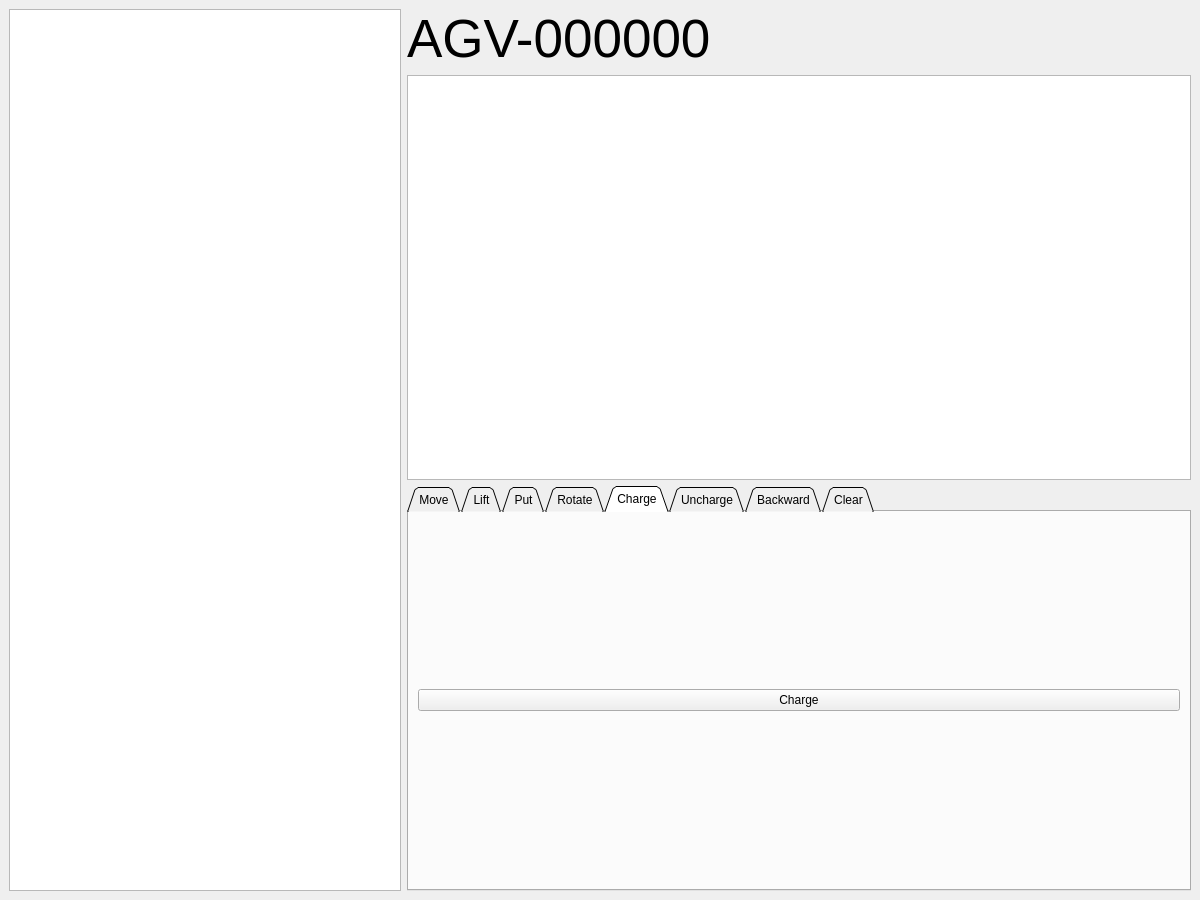
<?xml version="1.0" encoding="UTF-8"?>
<ui version="4.0">
 <class>ControlPanel</class>
 <widget class="QMainWindow" name="ControlPanel">
  <property name="geometry">
   <rect>
    <x>0</x>
    <y>0</y>
    <width>1200</width>
    <height>900</height>
   </rect>
  </property>
  <property name="windowTitle">
   <string>MainWindow</string>
  </property>
  <widget class="QWidget" name="centralwidget">
   <layout class="QVBoxLayout" name="verticalLayout_2">
    <item>
     <layout class="QHBoxLayout" name="horizontalLayout" stretch="1,2">
      <item>
       <widget class="QTextBrowser" name="textBrowser">
        <property name="font">
         <font>
          <pointsize>10</pointsize>
         </font>
        </property>
       </widget>
      </item>
      <item>
       <layout class="QVBoxLayout" name="verticalLayout">
        <item>
         <layout class="QHBoxLayout" name="horizontalLayout_2">
          <item>
           <widget class="QLabel" name="label_id">
            <property name="font">
             <font>
              <pointsize>40</pointsize>
             </font>
            </property>
            <property name="text">
             <string>AGV-000000</string>
            </property>
            <property name="textFormat">
             <enum>Qt::PlainText</enum>
            </property>
           </widget>
          </item>
          <item>
           <spacer name="horizontalSpacer">
            <property name="orientation">
             <enum>Qt::Horizontal</enum>
            </property>
            <property name="sizeHint" stdset="0">
             <size>
              <width>40</width>
              <height>20</height>
             </size>
            </property>
           </spacer>
          </item>
          <item>
           <widget class="QLabel" name="label_alive">
            <property name="text">
             <string/>
            </property>
            <property name="textFormat">
             <enum>Qt::PlainText</enum>
            </property>
            <property name="pixmap">
             <pixmap resource="../resources.qrc">:/resources/icons/alive_off.png</pixmap>
            </property>
            <property name="scaledContents">
             <bool>false</bool>
            </property>
            <property name="alignment">
             <set>Qt::AlignCenter</set>
            </property>
           </widget>
          </item>
          <item>
           <widget class="QLabel" name="label_rt">
            <property name="text">
             <string/>
            </property>
            <property name="textFormat">
             <enum>Qt::PlainText</enum>
            </property>
            <property name="pixmap">
             <pixmap resource="../resources.qrc">:/resources/icons/rt_off.png</pixmap>
            </property>
            <property name="alignment">
             <set>Qt::AlignCenter</set>
            </property>
           </widget>
          </item>
         </layout>
        </item>
        <item>
         <widget class="QTableView" name="tableView">
          <property name="editTriggers">
           <set>QAbstractItemView::NoEditTriggers</set>
          </property>
          <property name="textElideMode">
           <enum>Qt::ElideMiddle</enum>
          </property>
          <property name="sortingEnabled">
           <bool>true</bool>
          </property>
          <attribute name="horizontalHeaderCascadingSectionResizes">
           <bool>false</bool>
          </attribute>
         </widget>
        </item>
        <item>
         <widget class="QTabWidget" name="tabWidget">
          <property name="sizePolicy">
           <sizepolicy hsizetype="Minimum" vsizetype="Expanding">
            <horstretch>0</horstretch>
            <verstretch>0</verstretch>
           </sizepolicy>
          </property>
          <property name="tabShape">
           <enum>QTabWidget::Triangular</enum>
          </property>
          <property name="currentIndex">
           <number>4</number>
          </property>
          <widget class="QWidget" name="tab">
           <attribute name="title">
            <string>Move</string>
           </attribute>
           <layout class="QVBoxLayout" name="verticalLayout_3">
            <item>
             <widget class="QPushButton" name="task">
              <property name="text">
               <string>task</string>
              </property>
             </widget>
            </item>
            <item>
             <widget class="QPushButton" name="move_btn">
              <property name="text">
               <string>Move Once</string>
              </property>
             </widget>
            </item>
            <item>
             <widget class="QSpinBox" name="move_forward">
              <property name="prefix">
               <string>Forword Grids:</string>
              </property>
              <property name="minimum">
               <number>1</number>
              </property>
              <property name="maximum">
               <number>200</number>
              </property>
              <property name="value">
               <number>1</number>
              </property>
             </widget>
            </item>
            <item>
             <widget class="QPushButton" name="move_btn_forword">
              <property name="text">
               <string>Move Forward</string>
              </property>
             </widget>
            </item>
           </layout>
          </widget>
          <widget class="QWidget" name="tab_2">
           <attribute name="title">
            <string>Lift</string>
           </attribute>
           <layout class="QVBoxLayout" name="verticalLayout_4">
            <item>
             <widget class="QSpinBox" name="lift_height">
              <property name="prefix">
               <string>LoadHeight:</string>
              </property>
              <property name="minimum">
               <number>282</number>
              </property>
              <property name="maximum">
               <number>700</number>
              </property>
             </widget>
            </item>
            <item>
             <widget class="QPushButton" name="lift_btn">
              <property name="text">
               <string>Lift</string>
              </property>
             </widget>
            </item>
           </layout>
          </widget>
          <widget class="QWidget" name="tab_3">
           <attribute name="title">
            <string>Put</string>
           </attribute>
           <layout class="QVBoxLayout" name="verticalLayout_8">
            <item>
             <widget class="QSpinBox" name="put_height">
              <property name="prefix">
               <string>LoadHeight:</string>
              </property>
              <property name="minimum">
               <number>282</number>
              </property>
              <property name="maximum">
               <number>700</number>
              </property>
             </widget>
            </item>
            <item>
             <widget class="QPushButton" name="put_btn">
              <property name="text">
               <string>Put</string>
              </property>
             </widget>
            </item>
           </layout>
          </widget>
          <widget class="QWidget" name="tab_4">
           <attribute name="title">
            <string>Rotate</string>
           </attribute>
           <layout class="QVBoxLayout" name="verticalLayout_5">
            <item>
             <widget class="QSpinBox" name="turn_absolute">
              <property name="prefix">
               <string>Absolute Angle:</string>
              </property>
              <property name="maximum">
               <number>3</number>
              </property>
             </widget>
            </item>
            <item>
             <widget class="QLabel" name="label">
              <property name="text">
               <string>EAST:0 、 SOUTH:1 、 WEST:2 、 NORTH:3</string>
              </property>
             </widget>
            </item>
            <item>
             <widget class="QPushButton" name="turn_btn_absolute">
              <property name="text">
               <string>Turn Absolute Angle</string>
              </property>
             </widget>
            </item>
           </layout>
          </widget>
          <widget class="QWidget" name="tab_5">
           <attribute name="title">
            <string>Charge</string>
           </attribute>
           <layout class="QVBoxLayout" name="verticalLayout_7">
            <item>
             <widget class="QPushButton" name="charge_btn">
              <property name="text">
               <string>Charge</string>
              </property>
             </widget>
            </item>
           </layout>
          </widget>
          <widget class="QWidget" name="tab_6">
           <attribute name="title">
            <string>Uncharge</string>
           </attribute>
           <layout class="QVBoxLayout" name="verticalLayout_10">
            <item>
             <widget class="QPushButton" name="uncharge_btn">
              <property name="text">
               <string>Uncharge</string>
              </property>
             </widget>
            </item>
           </layout>
          </widget>
          <widget class="QWidget" name="tab_7">
           <attribute name="title">
            <string>Backward</string>
           </attribute>
           <layout class="QVBoxLayout" name="verticalLayout_9">
            <item>
             <widget class="QSpinBox" name="backward_grid">
              <property name="prefix">
               <string>Backward grids:</string>
              </property>
             </widget>
            </item>
            <item>
             <widget class="QPushButton" name="backward_btn">
              <property name="text">
               <string>Move Backward</string>
              </property>
             </widget>
            </item>
           </layout>
          </widget>
          <widget class="QWidget" name="tab_8">
           <attribute name="title">
            <string>Clear</string>
           </attribute>
           <layout class="QVBoxLayout" name="verticalLayout_6">
            <item>
             <widget class="QPushButton" name="btn_clear_error">
              <property name="text">
               <string>ACTION_CLEAR_ERROR</string>
              </property>
             </widget>
            </item>
            <item>
             <widget class="QPushButton" name="btn_clear_all">
              <property name="text">
               <string>ACTION_CLEAR_ALL</string>
              </property>
             </widget>
            </item>
           </layout>
          </widget>
         </widget>
        </item>
       </layout>
      </item>
     </layout>
    </item>
   </layout>
  </widget>
 </widget>
 <resources>
  <include location="../resources.qrc"/>
 </resources>
 <connections/>
</ui>
